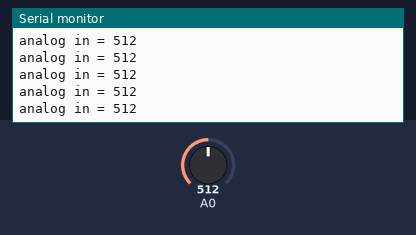
The sketch below on a simulated Arduino Uno, built with avr-gcc and run on an emulated ATmega328P. On the bench: the last lines printed to the serial monitor. Inputs (shaded band) come from the test bench; at power-on: A0 = 512.

Above: at 1.2 s.
1.3 s: A0 set to 716
At 1.35 s:
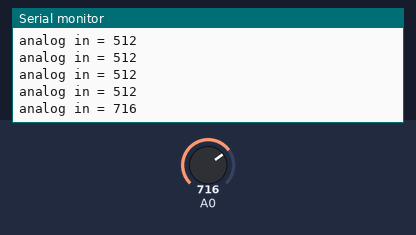
2.8 s: A0 set to 900
At 2.81 s:
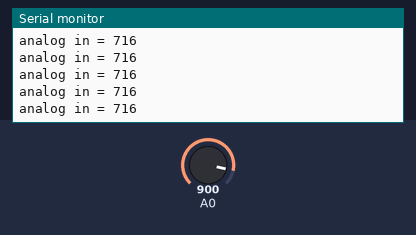
Timing chart, 0 to 5.8 s (numbered marks = the images above; inputs shaded):
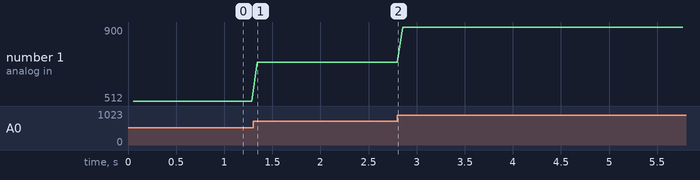

The sketch:

test_electret.ino
```cpp
// mic test

int x,y;
int s;
int i;

void setup() {
  Serial.begin(115200);
}

void loop() {

  s=0;
  y=0;

  for (i=0;i<50;i++)
  {
    x=analogRead(A0);
    s=s+abs(x-y);
    delay(1);
    y=x;
  }
  Serial.print(("analog in = "));
  Serial.print(s);
  Serial.println(F(" "));
}
```

Measured:
- after the input at 1.3 s, the serial monitor: prints a new line at once (image 1)
- plotted number 1: 512 → 716 after the input at 1.3 s, 716 → 900 after the input at 2.8 s
